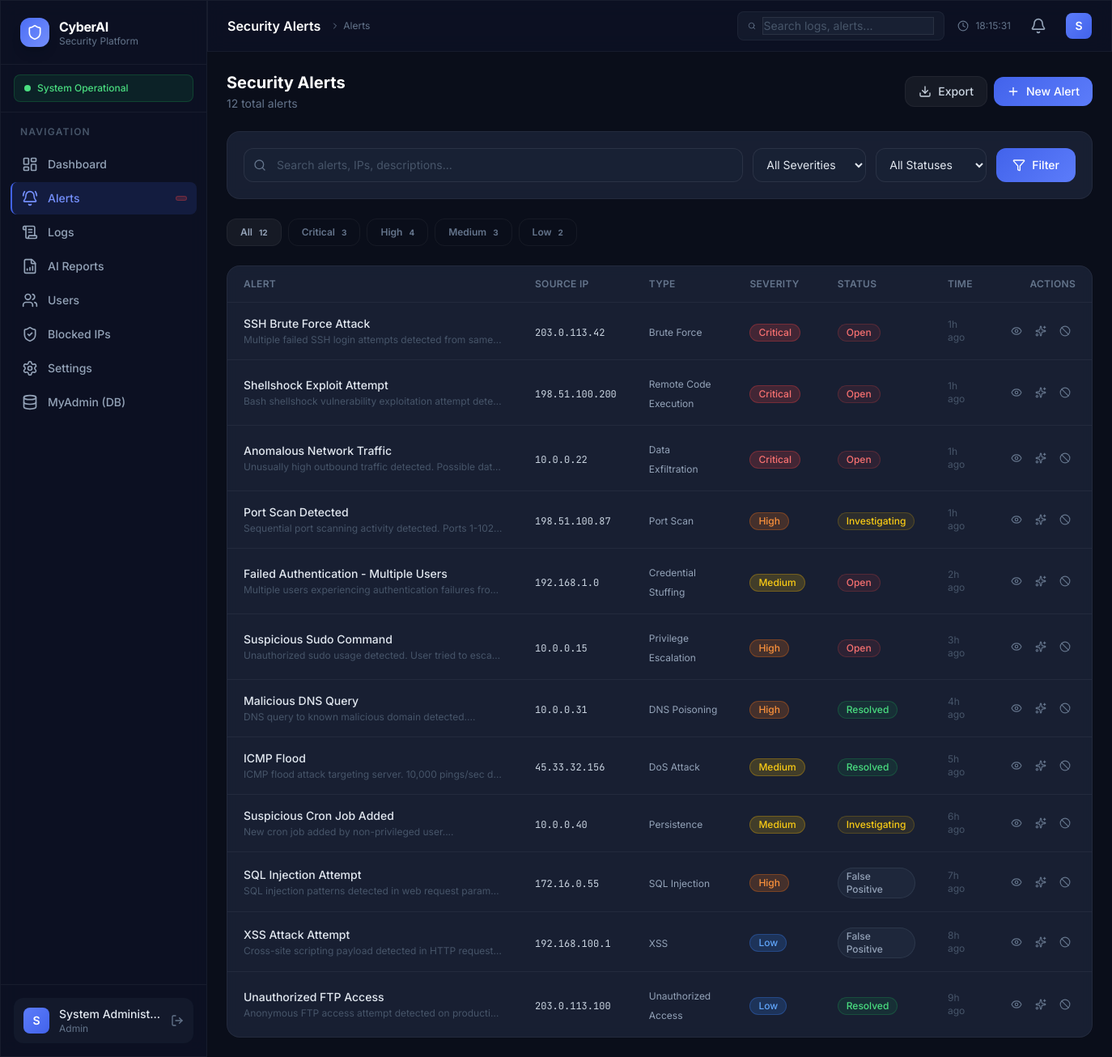
The page /dashboard/alerts.php (signed in) on the database its author committed.
### tables this page shows
CREATE TABLE IF NOT EXISTS alerts (
    id           INT UNSIGNED AUTO_INCREMENT PRIMARY KEY,
    title        VARCHAR(255) NOT NULL,
    description  TEXT DEFAULT NULL,
    severity     ENUM('critical','high','medium','low','info') NOT NULL DEFAULT 'medium',
    status       ENUM('open','investigating','resolved','false_positive') NOT NULL DEFAULT 'open',
    attack_type  VARCHAR(100) DEFAULT NULL,
    source_ip    VARCHAR(45) DEFAULT NULL,
    target_ip    VARCHAR(45) DEFAULT NULL,
    source_port  INT UNSIGNED DEFAULT NULL,
    target_port  INT UNSIGNED DEFAULT NULL,
    protocol     VARCHAR(20) DEFAULT NULL,
    risk_score   TINYINT UNSIGNED DEFAULT 0 COMMENT '0-100',
    ai_analysis  TEXT DEFAULT NULL,
    raw_log      TEXT DEFAULT NULL,
    user_id      INT UNSIGNED DEFAULT NULL,
    resolved_at  DATETIME DEFAULT NULL,
    resolved_by  INT UNSIGNED DEFAULT NULL,
    created_at   DATETIME NOT NULL DEFAULT CURRENT_TIMESTAMP,
    updated_at   DATETIME NOT NULL DEFAULT CURRENT_TIMESTAMP ON UPDATE CURRENT_TIMESTAMP,
    INDEX idx_severity   (severity),
    INDEX idx_status     (status),
    INDEX idx_source_ip  (source_ip),
    INDEX idx_attack_type(attack_type),
    INDEX idx_created_at (created_at),
    INDEX idx_user_id    (user_id),
    FOREIGN KEY (user_id) REFERENCES users(id) ON DELETE SET NULL
);

### dashboard/includes/db.php (called while the page is built, shortened)
<?php
class Database {
    private static $instance = null;
    private $pdo;
    private function __construct() {
        $dsn = "mysql:host=" . DB_HOST . ";port=" . DB_PORT . ";dbname=" . DB_NAME . ";charset=utf8mb4";
        $options = [
            PDO::ATTR_ERRMODE            => PDO::ERRMODE_EXCEPTION,
            PDO::ATTR_DEFAULT_FETCH_MODE => PDO::FETCH_ASSOC,
            PDO::ATTR_EMULATE_PREPARES   => false,
            PDO::MYSQL_ATTR_INIT_COMMAND => "SET NAMES utf8mb4 COLLATE utf8mb4_unicode_ci"
        ];
        try {
            $this->pdo = new PDO($dsn, DB_USER, DB_PASS, $options);
        } catch (PDOException $e) {
            error_log("Database connection failed: " . $e->getMessage());
            if (APP_ENV === 'development') {
                die(json_encode(['error' => 'Database connection failed: ' . $e->getMessage()]));
            } else {
                die(json_encode(['error' => 'Database connection failed. Please try again later.']));
            }
        }
    }
    public static function getInstance(): self {
        if (self::$instance === null) {
            self::$instance = new self();
        }
        return self::$instance;
    }
    public function query(string $sql, array $params = []): PDOStatement {
        $stmt = $this->pdo->prepare($sql);
        $stmt->execute($params);
        return $stmt;
    }
    public function fetch(string $sql, array $params = []): ?array {
        return $this->query($sql, $params)->fetch() ?: null;
    }
    public function fetchAll(string $sql, array $params = []): array {
        return $this->query($sql, $params)->fetchAll();
    }
}
function db(): Database {
    return Database::getInstance();
}

### dashboard/alerts.php (the view, shortened to what this page needs)
<?php
require_once __DIR__ . '/includes/db.php';
require_once __DIR__ . '/includes/auth.php';
require_once __DIR__ . '/includes/functions.php';
$severity = $_GET['severity'] ?? '';
$status   = $_GET['status'] ?? '';
$search   = trim($_GET['search'] ?? '');
$page     = max(1, (int)($_GET['page'] ?? 1));
$where  = [];
$params = [];
$whereStr = $where ? 'WHERE ' . implode(' AND ', $where) : '';
$sql        = "SELECT a.*, u.username FROM alerts a LEFT JOIN users u ON a.user_id = u.id $whereStr ORDER BY a.created_at DESC";
$paginated  = paginate($sql, $params, $page);
$alerts     = $paginated['data'];
include __DIR__ . '/includes/header.php';
?>
<div class="flex">
    <?php include __DIR__ . '/components/sidebar.php'; ?>
    <div class="flex-1 lg:ml-64">
        <?php include __DIR__ . '/components/navbar.php'; ?>
        <main class="pt-16 min-h-screen">
            <div class="p-6 space-y-6">
                <div class="animate-in flex flex-col sm:flex-row sm:items-center justify-between gap-4">
                    <div>
                        <h2 class="text-xl font-bold text-white">Security Alerts</h2>
                        <p class="text-slate-500 text-sm mt-0.5">
                            <?= number_format($paginated['total']) ?> total alerts
                        </p>
                    </div>
                    <div class="flex items-center gap-2">
                        <button onclick="exportAlerts()" class="flex items-center gap-2 px-4 py-2 rounded-xl text-sm font-medium text-slate-300 bg-white/5 hover:bg-white/10 border border-white/5 transition-colors">
                            <i data-lucide="download" class="w-4 h-4"></i> Export
                        </button>
                        <button onclick="document.getElementById('create-alert-modal').classList.remove('hidden')"
                                class="btn-primary flex items-center gap-2 px-4 py-2 rounded-xl text-sm font-medium text-white">
                            <i data-lucide="plus" class="w-4 h-4"></i> New Alert
                        </button>
                    </div>
                </div>
                <div class="animate-in glass-card rounded-2xl p-5 border border-white/5">
                    <form method="GET" action="" class="flex flex-col sm:flex-row gap-3">
                        <div class="flex-1 relative">
                            <i data-lucide="search" class="absolute left-3 top-1/2 -translate-y-1/2 w-4 h-4 text-slate-500"></i>
                            <input type="text" name="search" value="<?= htmlspecialchars($search) ?>"
                                   placeholder="Search alerts, IPs, descriptions..."
                                   class="w-full pl-10 pr-4 py-2.5 rounded-xl text-sm bg-surface-600/50 border border-white/5 text-slate-300 placeholder-slate-600 focus:border-brand-500/30 focus:outline-none transition-colors">
                        </div>
                        <select name="severity" class="px-3 py-2.5 rounded-xl text-sm bg-surface-600/50 border border-white/5 text-slate-300 focus:border-brand-500/30 focus:outline-none transition-colors min-w-[140px]">
                            <option value="">All Severities</option>
                        </select>
                        <select name="status" class="px-3 py-2.5 rounded-xl text-sm bg-surface-600/50 border border-white/5 text-slate-300 focus:border-brand-500/30 focus:outline-none transition-colors min-w-[130px]">
                            <option value="">All Statuses</option>
                        </select>
                        <button type="submit" class="btn-primary px-5 py-2.5 rounded-xl text-sm font-medium text-white flex items-center gap-2">
                            <i data-lucide="filter" class="w-4 h-4"></i> Filter
                        </button>
                    </form>
                </div>
                <div class="animate-in flex items-center gap-2 flex-wrap">
                    <?php
                    $sevCounts = db()->fetchAll("SELECT severity, COUNT(*) as cnt FROM alerts GROUP BY severity");
                    $sevMap    = array_column($sevCounts, 'cnt', 'severity');
                    $sevList   = [
                        ''         => ['All',      'text-slate-400', 'bg-white/5 border-white/5'],
                        'critical' => ['Critical', 'text-red-400',    'bg-red-500/10 border-red-500/20'],
                        'high'     => ['High',     'text-orange-400', 'bg-orange-500/10 border-orange-500/20'],
                        'medium'   => ['Medium',   'text-yellow-400', 'bg-yellow-500/10 border-yellow-500/20'],
                        'low'      => ['Low',      'text-blue-400',   'bg-blue-500/10 border-blue-500/20'],
                    ];
                    foreach ($sevList as $val => [$label, $tc, $bg]):
                        $isActive = ($severity === $val);
                        $count    = $val ? ($sevMap[$val] ?? 0) : array_sum($sevMap);
                    ?>
                    <a href="?severity=<?= $val ?>&status=<?= $status ?>&search=<?= urlencode($search) ?>"
                       class="flex items-center gap-2 px-4 py-2 rounded-xl text-xs font-semibold border transition-all
                              <?= $isActive ? $bg . ' ' . $tc . ' border-current' : 'text-slate-500 bg-white/3 border-white/5 hover:text-slate-300 hover:bg-white/8' ?>">
                        <?= $label ?>
                        <span class="text-[10px] font-bold"><?= $count ?></span>
                    </a>
                    <?php endforeach; ?>
                </div>
                <div class="animate-in glass-card rounded-2xl border border-white/5 overflow-hidden">
                    <table class="w-full">
                        <thead>
                            <tr class="border-b border-white/5">
                                <th class="text-left text-xs font-semibold text-slate-500 px-5 py-3.5 uppercase tracking-wide">Alert</th>
                                <th class="text-left text-xs font-semibold text-slate-500 px-5 py-3.5 uppercase tracking-wide hidden md:table-cell">Source IP</th>
                                <th class="text-left text-xs font-semibold text-slate-500 px-5 py-3.5 uppercase tracking-wide hidden lg:table-cell">Type</th>
                                <th class="text-left text-xs font-semibold text-slate-500 px-5 py-3.5 uppercase tracking-wide">Severity</th>
                                <th class="text-left text-xs font-semibold text-slate-500 px-5 py-3.5 uppercase tracking-wide hidden sm:table-cell">Status</th>
                                <th class="text-left text-xs font-semibold text-slate-500 px-5 py-3.5 uppercase tracking-wide hidden lg:table-cell">Time</th>
                                <th class="text-right text-xs font-semibold text-slate-500 px-5 py-3.5 uppercase tracking-wide">Actions</th>
                            </tr>
                        </thead>
                        <tbody class="divide-y divide-white/5">
                            <?php if (empty($alerts)): ?>
                            <tr>
                                <td colspan="7" class="px-5 py-12 text-center text-slate-600">
                                    <i data-lucide="shield-check" class="w-10 h-10 mx-auto mb-3 text-slate-700"></i>
                                    <p class="text-sm">No alerts found matching your filters.</p>
                                </td>
                            </tr>
                            <?php else: ?>
                            <?php foreach ($alerts as $alert): ?>
                            <tr class="alert-row transition-colors cursor-pointer" onclick="showAlertDetail(<?= $alert['id'] ?>)">
                                <td class="px-5 py-4">
                                    <div class="font-medium text-sm text-slate-200 truncate max-w-xs"><?= htmlspecialchars($alert['title']) ?></div>
                                    <div class="text-xs text-slate-600 mt-0.5 truncate max-w-xs hidden sm:block"><?= htmlspecialchars(substr($alert['description'] ?? '', 0, 60)) ?>...</div>
                                </td>
                                <td class="px-5 py-4 hidden md:table-cell">
                                    <span class="font-mono text-xs text-slate-300"><?= htmlspecialchars($alert['source_ip'] ?? '—') ?></span>
                                </td>
                                <td class="px-5 py-4 hidden lg:table-cell">
                                    <span class="text-xs text-slate-400"><?= htmlspecialchars($alert['attack_type'] ?? 'Unknown') ?></span>
                                </td>
                                <td class="px-5 py-4"><?= severityBadge($alert['severity']) ?></td>
                                <td class="px-5 py-4 hidden sm:table-cell">
                                    <?php
                                    $statusCls = match($alert['status'] ?? 'open') {
                                        'open'          => 'text-red-400 bg-red-500/10 border-red-500/20',
                                        'investigating' => 'text-yellow-400 bg-yellow-500/10 border-yellow-500/20',
                                        'resolved'      => 'text-green-400 bg-green-500/10 border-green-500/20',
                                        'false_positive'=> 'text-slate-400 bg-slate-500/10 border-slate-500/20',
                                        default         => 'text-slate-400 bg-slate-500/10 border-slate-500/20',
                                    };
                                    ?>
                                    <span class="inline-flex items-center px-2.5 py-0.5 rounded-full text-xs font-medium border <?= $statusCls ?>">
                                        <?= ucwords(str_replace('_', ' ', $alert['status'] ?? 'open')) ?>
                                    </span>
                                </td>
                                <td class="px-5 py-4 hidden lg:table-cell text-xs text-slate-600"><?= timeAgo($alert['created_at']) ?></td>
                                <td class="px-5 py-4 text-right">
                                    <div class="flex items-center justify-end gap-1" onclick="event.stopPropagation()">
                                        <button onclick="showAlertDetail(<?= $alert['id'] ?>)" class="p-1.5 rounded-lg text-slate-500 hover:text-brand-400 hover:bg-brand-500/10 transition-colors" title="View">
                                            <i data-lucide="eye" class="w-3.5 h-3.5"></i>
                                        </button>
                                        <button onclick="analyzeAlert(<?= $alert['id'] ?>)" class="p-1.5 rounded-lg text-slate-500 hover:text-purple-400 hover:bg-purple-500/10 transition-colors" title="AI Analysis">
                                            <i data-lucide="sparkles" class="w-3.5 h-3.5"></i>
                                        </button>
                                        <button onclick="blockIp('<?= htmlspecialchars($alert['source_ip'] ?? '') ?>')" class="p-1.5 rounded-lg text-slate-500 hover:text-red-400 hover:bg-red-500/10 transition-colors" title="Block IP">
                                            <i data-lucide="ban" class="w-3.5 h-3.5"></i>
                                        </button>
                                    </div>
                                </td>
                            </tr>
                            <?php endforeach; ?>
                            <?php endif; ?>
                        </tbody>
                    </table>
                </div>
            </div>
        </main>
    </div>
</div>
<?php include __DIR__ . '/includes/footer.php'; ?>

### dashboard/includes/functions.php (shortened to what this page needs)
<?php
require_once __DIR__ . '/db.php';
function timeAgo(string $datetime): string {
    $time = strtotime($datetime);
    $diff = time() - $time;
    if ($diff < 86400)     return floor($diff / 3600) . 'h ago';
    return date('M j, Y', $time);
}
function severityBadge(string $severity): string {
    $classes = [
        'critical' => 'bg-red-500/20 text-red-400 border-red-500/30',
        'high'     => 'bg-orange-500/20 text-orange-400 border-orange-500/30',
        'medium'   => 'bg-yellow-500/20 text-yellow-400 border-yellow-500/30',
        'low'      => 'bg-blue-500/20 text-blue-400 border-blue-500/30',
        'info'     => 'bg-slate-500/20 text-slate-400 border-slate-500/30',
    ];
    $cls = $classes[$severity] ?? $classes['info'];
    return "<span class=\"inline-flex items-center px-2.5 py-0.5 rounded-full text-xs font-medium border {$cls}\">" . ucfirst($severity) . "</span>";
}
function paginate(string $sql, array $params, int $page = 1, int $perPage = ITEMS_PER_PAGE): array {
    $offset = ($page - 1) * $perPage;
    $countSql = "SELECT COUNT(*) as total FROM (" . $sql . ") as subq";
    $total = (int)(db()->fetch($countSql, $params)['total'] ?? 0);
    $data  = db()->fetchAll($sql . " LIMIT {$perPage} OFFSET {$offset}", $params);
    return [
        'data'         => $data,
        'total'        => $total,
        'page'         => $page,
        'per_page'     => $perPage,
        'total_pages'  => (int) ceil($total / $perPage),
    ];
}

### rows shown on the page
alerts: title "SSH Brute Force Attack", description "Multiple failed SSH login attempts detected from same…", source_ip "203.0.113.42", attack_type "Brute Force", severity "Critical", status "Open", created_at "1h ago"
alerts: title "Shellshock Exploit Attempt", description "Bash shellshock vulnerability exploitation attempt dete…", source_ip "198.51.100.200", attack_type "Remote Code Execution", severity "Critical", status "Open", created_at "1h ago"
alerts: title "Anomalous Network Traffic", description "Unusually high outbound traffic detected. Possible dat…", source_ip "10.0.0.22", attack_type "Data Exfiltration", severity "Critical", status "Open", created_at "1h ago"
alerts: title "Port Scan Detected", description "Sequential port scanning activity detected. Ports 1-102…", source_ip "198.51.100.87", attack_type "Port Scan", severity "High", status "Investigating", created_at "1h ago"
alerts: title "Failed Authentication - Multiple Users", description "Multiple users experiencing authentication failures fro…", source_ip "192.168.1.0", attack_type "Credential Stuffing", severity "Medium", status "Open", created_at "2h ago"
alerts: title "Suspicious Sudo Command", description "Unauthorized sudo usage detected. User tried to esca…", source_ip "10.0.0.15", attack_type "Privilege Escalation", severity "High", status "Open", created_at "3h ago"
alerts: title "Malicious DNS Query", description "DNS query to known malicious domain detected.", source_ip "10.0.0.31", attack_type "DNS Poisoning", severity "High", status "Resolved", created_at "4h ago"
alerts: title "ICMP Flood", description "ICMP flood attack targeting server. 10,000 pings/sec d…", source_ip "45.33.32.156", attack_type "DoS Attack", severity "Medium", status "Resolved", created_at "5h ago"
alerts: title "Suspicious Cron Job Added", description "New cron job added by non-privileged user.", source_ip "10.0.0.40", attack_type "Persistence", severity "Medium", status "Investigating", created_at "6h ago"
alerts: title "SQL Injection Attempt", description "SQL injection patterns detected in web request param…", source_ip "172.16.0.55", attack_type "SQL Injection", severity "High", status "False Positive", created_at "7h ago"
alerts: title "XSS Attack Attempt", description "Cross-site scripting payload detected in HTTP request…", source_ip "192.168.100.1", attack_type "XSS", severity "Low", status "False Positive", created_at "8h ago"
alerts: title "Unauthorized FTP Access", description "Anonymous FTP access attempt detected on producti…", source_ip "203.0.113.100", attack_type "Unauthorized Access", severity "Low", status "Resolved", created_at "9h ago"

### other values the page prints
$item['label'] "Dashboard"
$item['label'] "Alerts"
$item['label'] "Logs"
$item['label'] "AI Reports"
$item['label'] "Users"
$item['label'] "Blocked IPs"
$item['label'] "Settings"
$item['label'] "MyAdmin (DB)"
substr($currentUser['full_name'] ?? $currentUser['username'], 0, 1) "S"
$currentUser['full_name'] "System Administ…"
$currentUser['role'] "Admin"
$pageTitle "Security Alerts"
$activePage ?: 'overview' "Alerts"
$paginated['total'] "12"
$label "All"
